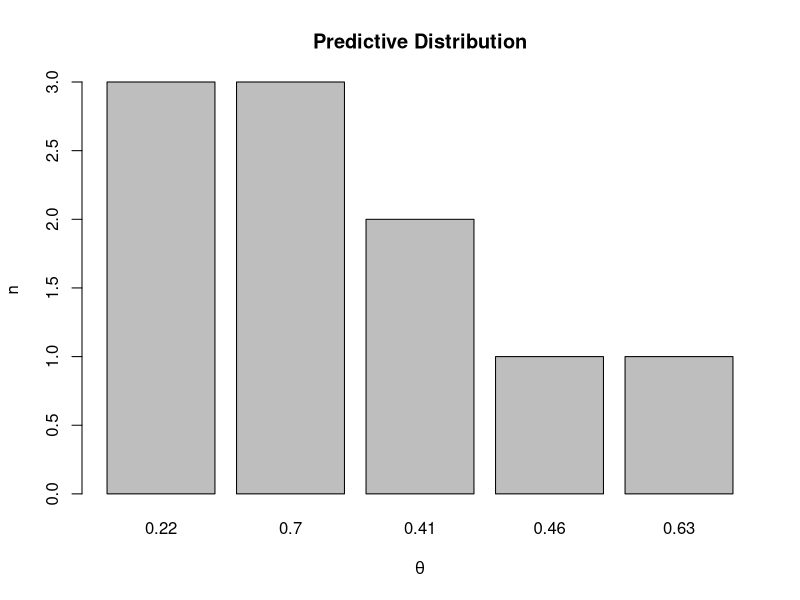

The R source for this figure:
crp = function(num, M, fun) {
	cluster = c(1)	#cluster number
	n = c(1)	#number of elements in cluster
	theta=fun(1)
	
	for (index in 1:(num-1)){
		p = c( n / (sum(n) + M), M / (sum(n) + M) )
		#cat("p_",index, ": ", p, "\n")
		i = sample(x = 1:(length(cluster)+1), size = 1, prob = p, replace = TRUE)
		if (i == length(cluster) + 1){
			newTheta = fun(1)
			theta=c(theta,newTheta)
			n=c(n,1)
			cluster=1:(length(cluster) + 1)
		} else {
			n[i]=n[i]+1
		}
	}
	return(list(n=n,cluster=cluster,theta=theta))
}
a = crp(10,5,runif); n <- a$n
t(as.data.frame(n,row.names=as.character(round(a$theta,2))))
barplot(a$n, xlab=expression(theta), ylab='n', main='Predictive Distribution', 
        names.arg=round(a$theta,2))
